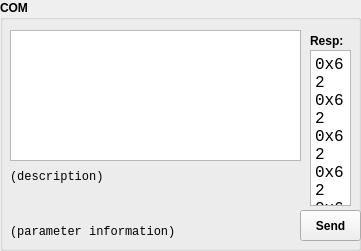
   <widget class="QGroupBox" name="widget_com">
    <property name="geometry">
     <rect>
      <x>800</x>
      <y>420</y>
      <width>361</width>
      <height>251</height>
     </rect>
    </property>
    <property name="font">
     <font>
      <weight>75</weight>
      <bold>true</bold>
     </font>
    </property>
    <property name="title">
     <string>COM</string>
    </property>
    <widget class="QPushButton" name="com_send">
     <property name="geometry">
      <rect>
       <x>300</x>
       <y>210</y>
       <width>61</width>
       <height>31</height>
      </rect>
     </property>
     <property name="text">
      <string>Send</string>
     </property>
    </widget>
    <widget class="QPlainTextEdit" name="com_resp_val">
     <property name="geometry">
      <rect>
       <x>310</x>
       <y>50</y>
       <width>41</width>
       <height>156</height>
      </rect>
     </property>
     <property name="font">
      <font>
       <family>Consolas</family>
       <pointsize>12</pointsize>
       <weight>50</weight>
       <bold>false</bold>
      </font>
     </property>
     <property name="verticalScrollBarPolicy">
      <enum>Qt::ScrollBarAlwaysOff</enum>
     </property>
     <property name="horizontalScrollBarPolicy">
      <enum>Qt::ScrollBarAlwaysOff</enum>
     </property>
     <property name="readOnly">
      <bool>true</bool>
     </property>
     <property name="plainText">
      <string>0x62 0x62 0x62 0x62 0x62 0x62 0x62 0x62 0x62 0x62</string>
     </property>
    </widget>
    <widget class="QLabel" name="com_resp_intro">
     <property name="geometry">
      <rect>
       <x>310</x>
       <y>30</y>
       <width>41</width>
       <height>21</height>
      </rect>
     </property>
     <property name="font">
      <font>
       <weight>75</weight>
       <bold>true</bold>
      </font>
     </property>
     <property name="text">
      <string>Resp:</string>
     </property>
    </widget>
    <widget class="QTableWidget" name="com_data">
     <property name="geometry">
      <rect>
       <x>10</x>
       <y>30</y>
       <width>291</width>
       <height>131</height>
      </rect>
     </property>
    </widget>
    <widget class="QLabel" name="com_command_val">
     <property name="geometry">
      <rect>
       <x>10</x>
       <y>170</y>
       <width>291</width>
       <height>51</height>
      </rect>
     </property>
     <property name="font">
      <font>
       <family>Consolas</family>
       <weight>50</weight>
       <bold>false</bold>
      </font>
     </property>
     <property name="text">
      <string>(description)</string>
     </property>
     <property name="alignment">
      <set>Qt::AlignLeading|Qt::AlignLeft|Qt::AlignTop</set>
     </property>
     <property name="wordWrap">
      <bool>true</bool>
     </property>
    </widget>
    <widget class="QLabel" name="com_param_val">
     <property name="geometry">
      <rect>
       <x>10</x>
       <y>225</y>
       <width>291</width>
       <height>16</height>
      </rect>
     </property>
     <property name="font">
      <font>
       <family>Consolas</family>
       <weight>50</weight>
       <bold>false</bold>
      </font>
     </property>
     <property name="text">
      <string>(parameter information)</string>
     </property>
     <property name="alignment">
      <set>Qt::AlignLeading|Qt::AlignLeft|Qt::AlignTop</set>
     </property>
     <property name="wordWrap">
      <bool>true</bool>
     </property>
    </widget>
   </widget>
